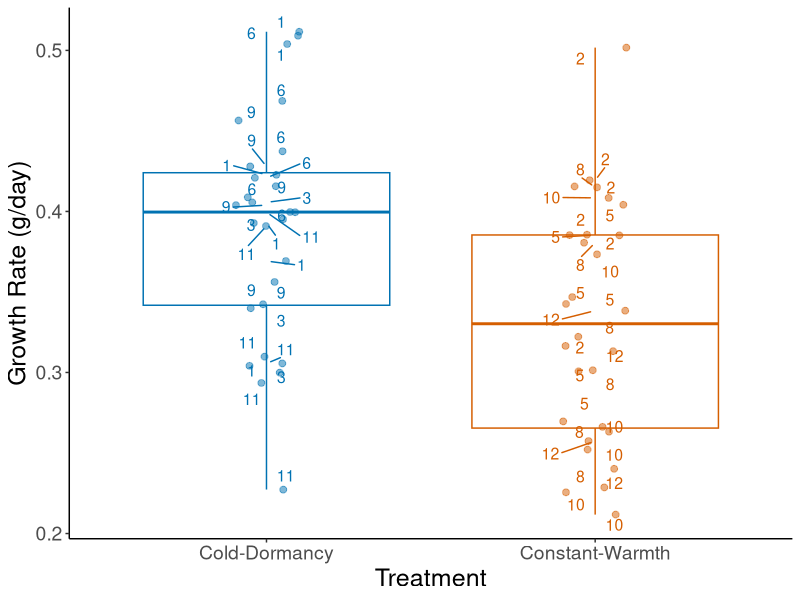
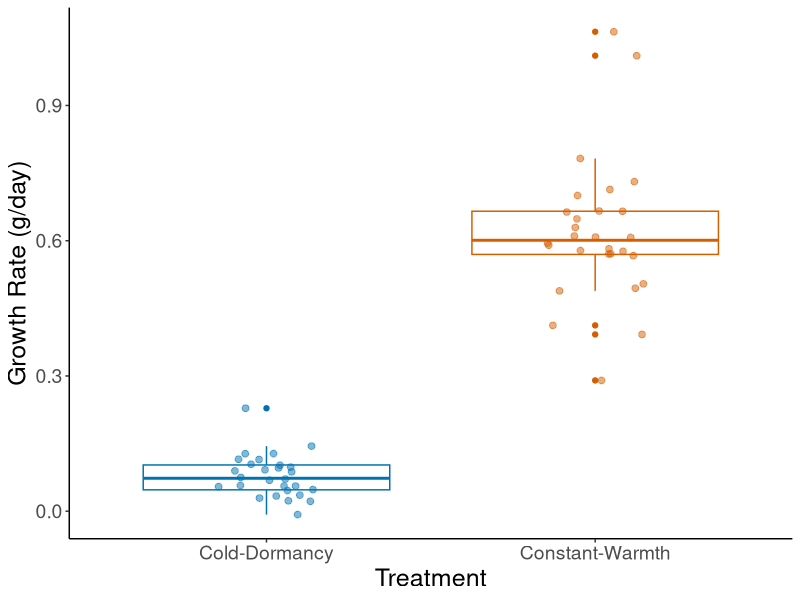
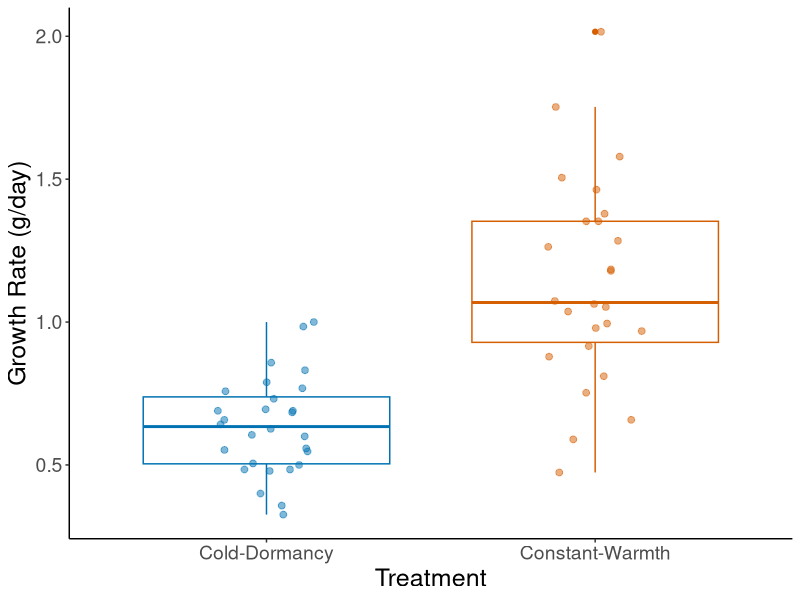
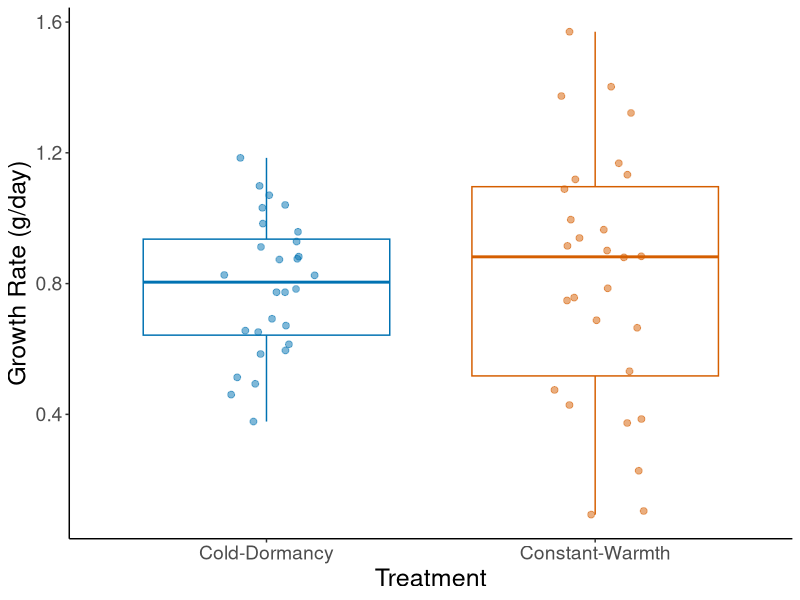
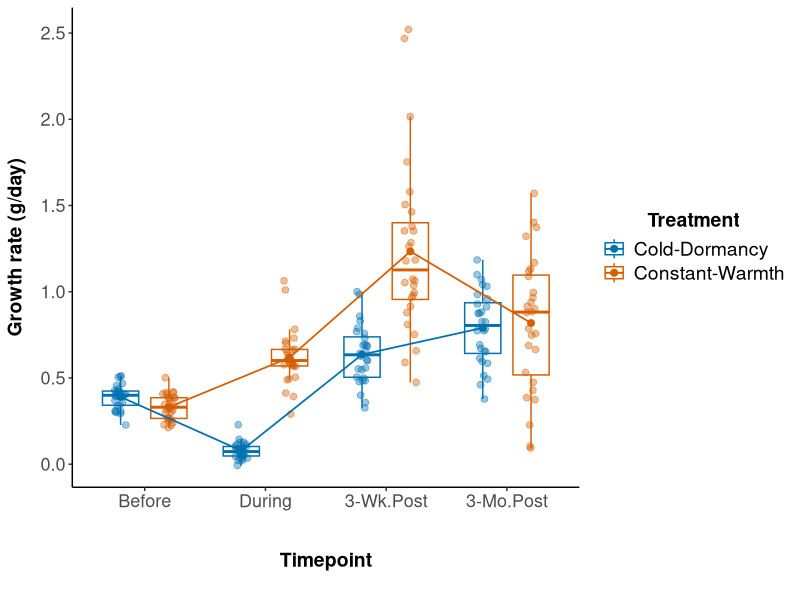
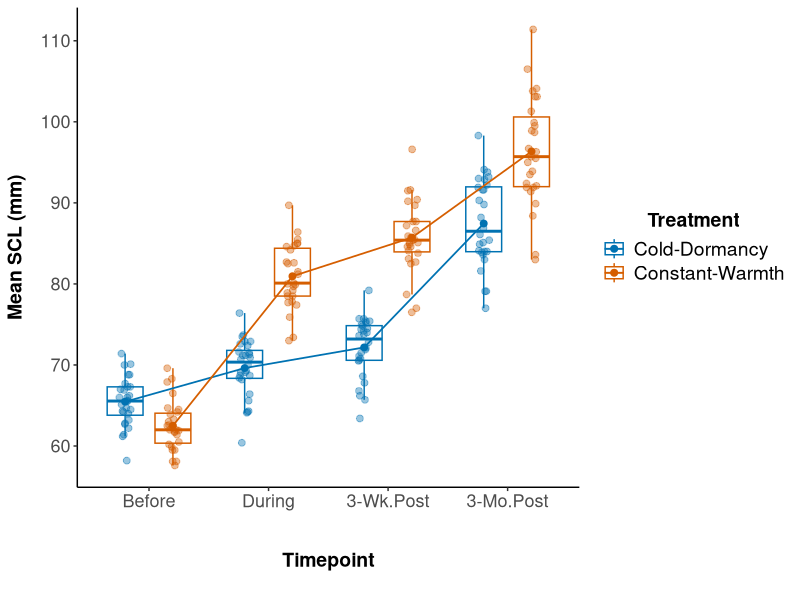
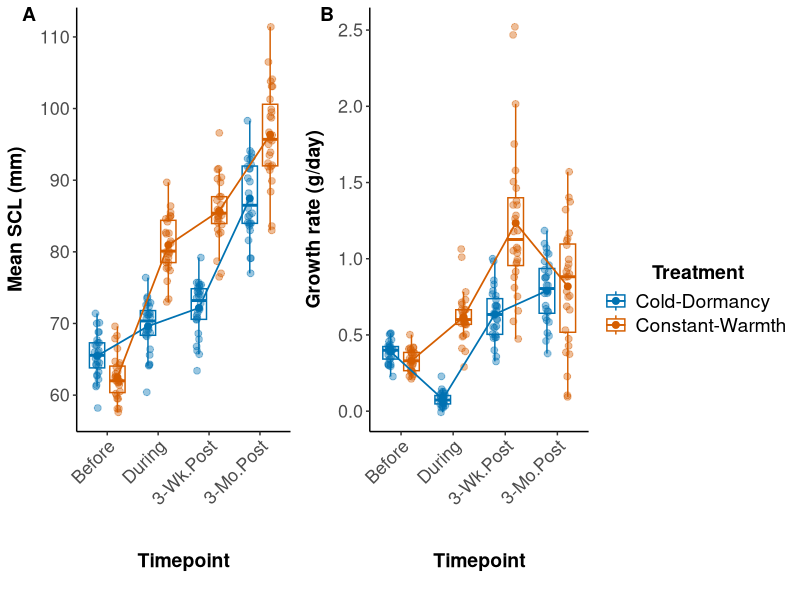
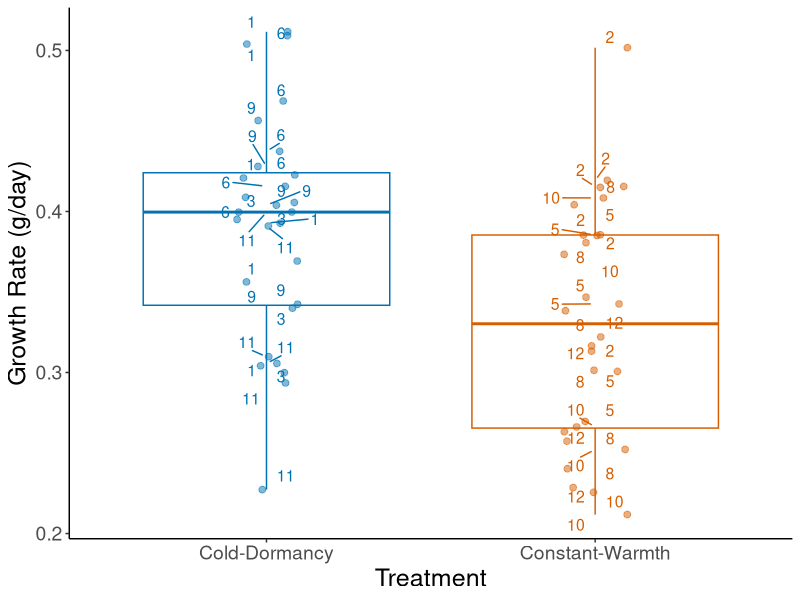

The R script that drew these images, in order:
## ---- chunk 1
knitr::opts_chunk$set(
  fig.width = 8,
  fig.height = 5,
  dpi = 300,
  echo = TRUE,
  warning = FALSE,
  message = FALSE
)

# Load libraries
library(formatR)
## ---- chunk 2
library(lme4) ## Will be used for mixed effect models with random and fixed effects 
library(emmeans) ## Will be used for post-hoc comparisons
library(ggplot2) ## Will be used for making graphs/data visualization 
library(dplyr) ## Will be used for specifying logical operators
library(ggpubr) ## Will be used for combining individual plots into one plot
library(tidyr) ## Will be used for reshaping the data for easier visualization later on
library(ggrepel) ## Will be used to label individual points on the plots
## ---- chunk 3
datum <- read.csv("Data/Growth_data_Working.csv", na.strings = "na") # Reading the data
## ---- chunk 4
datum <- subset(datum, !(Tortoise_ID %in% c("Not_Viable", "GT2023_N05.03", 
"GT2023_N06.01", "GT2023_N05.06", "GT2023_N15.04")))
## ---- chunk 5
model_before <- lmer(Growth_rate_Before ~ Treatment + (1 | Nest_ID) + (1 | Tank),
data = datum)

# Show summary statistics
summary(model_before) 

# Printing the 2.5% lower confidence limit and the 97.5% upper confidence limit to calculate the 95% confidence interval.
confint(model_before) # The 95% CI is 0.04529415

# Post-hoc comparisons between treatments
emmeans(model_before, pairwise ~ Treatment)
## ---- chunk 6
datum <- datum %>%
  mutate(z_score = (Growth_rate_Before - mean(Growth_rate_Before, na.rm = TRUE)) / 
  sd(Growth_rate_Before, na.rm = TRUE))

# Filter out outliers based on Tortoise_ID
outliers_before_tortoise <- datum %>%
  filter(abs(z_score) > 3) %>%
  select(Tortoise_ID, Growth_rate_Before, z_score)

# Print the outliers corresponding to individual Tortoise_ID
print(outliers_before_tortoise) # There are no outliers
## ---- chunk 7
cbbPalette <- c("#000000", "#E69F00", "#56B4E9", "#009E73", "#F0E442", "#0072B2",
"#D55E00", "#CC79A7")

before <- ggplot(datum, aes(x = Treatment, y = Growth_rate_Before, color = Treatment)) +
  geom_boxplot(position = position_dodge(0.85)) + 
  geom_jitter(width = 0.10, alpha = 0.5, size = 2) +
  geom_text_repel(aes(label = Tank), size = 4, box.padding = 0.4, point.padding = 0.3, 
                  max.overlaps = 20) +
  ylab("Growth Rate (g/day)") +
  xlab("Treatment") +
  scale_color_manual(values = c(cbbPalette[[6]], cbbPalette[[7]]), name = "",
                     labels = c("", "")) +
  theme_classic() +  
  theme(strip.background = element_blank(), legend.position = "none",
        axis.title = element_text(size = 18),
        axis.text = element_text(size = 14)   
  )  
before

# Save file as PNG for final figure production
ggsave(before, file="Growth_rate_Before.png", width=9, height=7, dpi=600)
## ---- chunk 8
model_during <- lmer(Growth_rate_During ~ Treatment + (1 | Nest_ID) + (1 | Tank),
data = datum)

summary(model_during)

confint(model_during) # The 95% CI is 0.05889759

emmeans(model_during, pairwise ~ Treatment)

datum <- datum %>%
  mutate(z_score = (Growth_rate_During - mean(Growth_rate_During, na.rm = TRUE)) /
  sd(Growth_rate_During, na.rm = TRUE))

outliers_during_tortoise <- datum %>%
  filter(abs(z_score) > 3) %>%
  select(Tortoise_ID, Growth_rate_During, z_score)

print(outliers_during_tortoise) # There are no outliers
## ---- chunk 9
during <- ggplot(datum, aes(x = Treatment, y = Growth_rate_During, color = Treatment)) +
  geom_boxplot(position = position_dodge(0.85)) +  
  geom_jitter(width = 0.15, height = 0, alpha = 0.5, size = 2) +
  ylab("Growth Rate (g/day)") +  # Label the y-axis
  xlab("Treatment") +  # Label the x-axis
  scale_color_manual(values = c(cbbPalette[[6]], cbbPalette[[7]]), name = "",
                     labels = c("", "")) +
  theme_classic() +  
  theme(strip.background = element_blank(), legend.position = "none",
        axis.title = element_text(size = 18),
        axis.text = element_text(size = 14)   
  )  
during

# Save file as PNG for final figure production
ggsave(during, file="Growth_rate_During.png", width=9, height=7, dpi=600)
## ---- chunk 10
model_3Weeks <- lmer(Growth_rate_3_Weeks_Post ~ Treatment + (1 | Nest_ID) + (1 | Tank),
data = datum)

summary(model_3Weeks)

emmeans(model_3Weeks, pairwise ~ Treatment)

datum <- datum %>%
  mutate(z_score = (Growth_rate_3_Weeks_Post - mean(Growth_rate_3_Weeks_Post, na.rm = TRUE)) /
  sd(Growth_rate_3_Weeks_Post, na.rm = TRUE))

outliers_3_Weeks_tortoise <- datum %>%
  filter(abs(z_score) > 3) %>%
  select(Tortoise_ID, Growth_rate_3_Weeks_Post, z_score)

print(outliers_3_Weeks_tortoise)
## ---- chunk 11
datum_clean <- datum %>%
  filter(!Tortoise_ID %in% c("GT2023_N05.01", "GT2023_N17.03"))

model_3Weeks_clean <- lmer(Growth_rate_3_Weeks_Post ~ Treatment  + (1 | Tank),
data = datum_clean)

summary(model_3Weeks_clean)

confint(model_3Weeks_clean) ## The 95% CI is 0.2199788

emmeans(model_3Weeks_clean, pairwise ~ Treatment)
## ---- chunk 12
three_weeks <- ggplot(datum_clean, aes(x = Treatment, y = Growth_rate_3_Weeks_Post,
  color = Treatment)) +
  geom_boxplot(position = position_dodge(0.85)) +
  geom_jitter(width = 0.15, height = 0, alpha = 0.5, size = 2) +
  ylab("Growth Rate (g/day)") +
  xlab("Treatment") +
  scale_color_manual(values = c(cbbPalette[[6]], cbbPalette[[7]]), name = "", labels = c("", "")) +
  theme_classic() +  
  theme(strip.background = element_blank(), legend.position = "none",
        axis.title = element_text(size = 18),
        axis.text = element_text(size = 14)
  )  
three_weeks

# Save file as PNG for final figure production
ggsave(three_weeks, file="Growth_rate_3Weeks.png", width=9, height=7, dpi=600)
## ---- chunk 13
model_3Months <- lmer(Growth_rate_3_Months_Post ~ Treatment + (1 | Nest_ID) + (1| Tank),
data = datum)

summary(model_3Months)

confint(model_3Months) # The 95% CI is 0.1626287

emmeans(model_3Months, pairwise ~ Treatment)

datum <- datum %>%
  mutate(z_score = (Growth_rate_3_Months_Post - mean(Growth_rate_3_Months_Post, na.rm = TRUE)) /
  sd(Growth_rate_3_Months_Post, na.rm = TRUE))

outliers_3_Months_tortoise <- datum %>%
  filter(abs(z_score) > 3) %>%
  select(Tortoise_ID, Growth_rate_3_Months_Post, z_score)

print(outliers_3_Months_tortoise)
## ---- chunk 14
three_months <- ggplot(datum, aes(x = Treatment, y = Growth_rate_3_Months_Post,
  color = Treatment)) +
  geom_boxplot(position = position_dodge(0.85)) +
  geom_jitter(width = 0.15, height = 0, alpha = 0.5, size = 2) +
  ylab("Growth Rate (g/day)") +
  xlab("Treatment") +
  scale_color_manual(values = c(cbbPalette[[6]], cbbPalette[[7]]), name = "",
  labels = c("", "")) +
  theme_classic() +  
  theme(strip.background = element_blank(), legend.position = "none",
        axis.title = element_text(size = 18),
        axis.text = element_text(size = 14)
  )  
three_months

# Save file as PNG for final figure production
ggsave(three_months, file="Growth_rate_3Months.png", width=9, height=7, dpi=600)
## ---- chunk 15
datum_long <- datum %>%
  pivot_longer(
    cols = c(Growth_rate_Before, Growth_rate_During, Growth_rate_3_Weeks_Post,
    Growth_rate_3_Months_Post),
    names_to = "Timepoint",
    values_to = "Growth_rate"
  )

datum_long$Timepoint <- factor(
  datum_long$Timepoint,
  levels = c("Growth_rate_Before", "Growth_rate_During", "Growth_rate_3_Weeks_Post",
  "Growth_rate_3_Months_Post"),
  labels = c("Before", "During", "3-Wk.Post", "3-Mo.Post")
)
## ---- chunk 16
combined <- ggplot(datum_long, aes(x = Timepoint, y = Growth_rate, color = Treatment)) +
  geom_boxplot(outlier.shape = NA, width = 0.6, position = position_dodge(0.8), 
               fill = "white", alpha = 0.5, linewidth = 0.5) +
  geom_jitter(position = position_jitterdodge(jitter.width = 0.1, dodge.width = 0.8), 
              size = 2, alpha = 0.4) +
  stat_summary(fun = mean, geom = "point", size = 2, aes(group = Treatment), 
               position = position_dodge(width = 0.8)) +
  stat_summary(fun = mean, geom = "line", aes(group = Treatment), linewidth = 0.6, 
               position = position_dodge(width = 0.8)) +
  theme_classic () +
  theme(
    panel.grid = element_blank(),
    axis.title.x = element_text(size = 14, face = "bold", margin = margin(t = 30, b = 15)),
    axis.title.y = element_text(size = 14, face = "bold", margin = margin(r = 10)),
    axis.text = element_text(size = 13),
    legend.title = element_text(size = 14, face = "bold"),
    legend.text = element_text(size = 14),
    legend.position = "right",
    legend.title.align = 0.5
  ) +
  scale_color_manual(
    values = cbbPalette[c(6, 7)], 
    name = "Treatment", 
    labels = c("Cold-Dormancy", "Constant-Warmth")
  ) +
  labs(
    x = "Timepoint",  
    y = "Growth rate (g/day)"
  )

combined

# Save file as PNG for final figure production
ggsave(combined, file = "Combined_Growth_rate.png", width = 12, height = 6, dpi = 600)
## ---- chunk 17
datum_filtered <- datum %>%
  filter(!Tortoise_ID %in% c("Not_Viable", "GT2023_N05.03", "GT2023_N06.01",
  "GT2023_N05.06", "GT2023_N15.04"))

datum_long <- datum_filtered %>%
  select(Tortoise_ID, Treatment, Nest_ID, Tank, CL_10, CL_15, CL_16, CL_19) %>%
  pivot_longer(cols = starts_with("CL_"), names_to = "Timepoint", values_to = "SCL") %>%
  mutate(
    Timepoint = factor(Timepoint, levels = c("CL_10", "CL_15", "CL_16", "CL_19")),
    Nest_ID = as.factor(Nest_ID),
    Tank = as.factor(Tank)
  )
## ---- chunk 18
cl10_data <- datum_long %>% filter(Timepoint == "CL_10")

model_cl10 <- lmer(SCL ~ Treatment + (1 | Nest_ID) + (1 | Tank), data = cl10_data)

summary(model_cl10)

emmeans_cl10 <- emmeans(model_cl10, pairwise ~ Treatment)

summary(emmeans_cl10$emmeans)
summary(emmeans_cl10$contrasts)

confint(model_cl10) # The 95% C.I. is 2.432148

datum_long_CL10 <- datum_long %>%
  filter(Timepoint == "CL_10")

datum_long_CL10 <- datum_long_CL10 %>%
  mutate(z_score = (SCL - mean(SCL, na.rm = TRUE)) / sd(SCL, na.rm = TRUE))

outliers_SCL_CL10 <- datum_long_CL10 %>%
  filter(abs(z_score) > 3) %>%
  select(Tortoise_ID, Timepoint, SCL, z_score)

print(outliers_SCL_CL10) ## there are no outliers
## ---- chunk 19
cl15_data <- datum_long %>% filter(Timepoint == "CL_15")

model_cl15 <- lmer(SCL ~ Treatment + (1 | Nest_ID) + (1 | Tank), data = cl15_data)

summary(model_cl15)

emmeans_cl15 <- emmeans(model_cl15, pairwise ~ Treatment)

summary(emmeans_cl15$emmeans)
summary(emmeans_cl15$contrasts)

confint(model_cl15) ## The 95% C.I. is 2.016199

datum_long_CL15 <- datum_long %>%
  filter(Timepoint == "CL_15")

datum_long_CL15 <- datum_long_CL15 %>%
  mutate(z_score = (SCL - mean(SCL, na.rm = TRUE)) / sd(SCL, na.rm = TRUE))

outliers_SCL_CL15 <- datum_long_CL15 %>%
  filter(abs(z_score) > 3) %>%
  select(Tortoise_ID, Timepoint, SCL, z_score)

print(outliers_SCL_CL15) ## there are no outliers
## ---- chunk 20
cl16_data <- datum_long %>% filter(Timepoint == "CL_16")

model_cl16 <- lmer(SCL ~ Treatment + (1 | Nest_ID) + (1 | Tank), data = cl16_data)

summary(model_cl16)

emmeans_cl16 <- emmeans(model_cl16, pairwise ~ Treatment)

summary(emmeans_cl16$emmeans)
summary(emmeans_cl16$contrasts)

confint(model_cl16) ## The 95% C.I. is 2.621092

datum_long_CL16 <- datum_long %>%
  filter(Timepoint == "CL_16")

datum_long_CL16 <- datum_long_CL16 %>%
  mutate(z_score = (SCL - mean(SCL, na.rm = TRUE)) / sd(SCL, na.rm = TRUE))

outliers_SCL_CL16 <- datum_long_CL16 %>%
  filter(abs(z_score) > 3) %>%
  select(Tortoise_ID, Timepoint, SCL, z_score)

print(outliers_SCL_CL16) ## there are no outliers
## ---- chunk 21
cl19_data <- datum_long %>% filter(Timepoint == "CL_19")

model_cl19 <- lmer(SCL ~ Treatment + (1 | Nest_ID) + (1 | Tank), data = cl19_data)

summary(model_cl19)

emmeans_cl19 <- emmeans(model_cl19, pairwise ~ Treatment)

summary(emmeans_cl19$emmeans)
summary(emmeans_cl19$contrasts)

datum_long_CL19 <- datum_long %>%
  filter(Timepoint == "CL_19")

datum_long_CL19 <- datum_long_CL19 %>%
  mutate(z_score = (SCL - mean(SCL, na.rm = TRUE)) / sd(SCL, na.rm = TRUE))

outliers_SCL_CL19 <- datum_long_CL19 %>%
  filter(abs(z_score) > 3) %>%
  select(Tortoise_ID, Timepoint, SCL, z_score)

print(outliers_SCL_CL19) ## Tortoise GT2023_N05.01 was identified as an outlier so will be removed from the model


# Remove the outlier from the CL_19 dataset
datum_long_CL19_no_outlier <- datum_long_CL19 %>%
  filter(Tortoise_ID != "GT2023_N05.01")

# Rerun the model without the outlier
model_cl19_no_outlier <- lmer(SCL ~ Treatment + (1 | Nest_ID) + (1 | Tank),
data = datum_long_CL19_no_outlier)

summary(model_cl19_no_outlier)

emmeans_cl19_no_outlier <- emmeans(model_cl19_no_outlier, pairwise ~ Treatment)
summary(emmeans_cl19_no_outlier$emmeans)
summary(emmeans_cl19_no_outlier$contrasts)

confint(model_cl19_no_outlier) # The 95% C.I. is 3.730787
## ---- chunk 22
cbbPalette <- c("#000000", "#E69F00", "#56B4E9", "#009E73", "#F0E442", "#0072B2",
"#D55E00", "#CC79A7")

datum_long_clean <- datum_long %>%
  filter(!is.na(SCL)) %>%  # Remove NAs in SCL
  filter(!(Tortoise_ID %in% c("Not_Viable", "GT2023_N05.03", "GT2023_N06.01",
  "GT2023_N05.06", "GT2023_N15.04", "GT2023_N05.01")))  

summary_data <- datum_long_clean %>%
  group_by(Timepoint, Treatment) %>%
  summarise(
    mean_SCL = mean(SCL, na.rm = TRUE),
    se_SCL = sd(SCL, na.rm = TRUE) / sqrt(n()),
    .groups = "drop"
  )

timepoint_labels <- c("CL_10" = "Before", 
                      "CL_15" = "During", 
                      "CL_16" = "3-Wk.Post", 
                      "CL_19" = "3-Mo.Post")

body_size_box <- ggplot(datum_long_clean, aes(x = Timepoint, y = SCL, color = Treatment)) +
  geom_boxplot(outlier.shape = NA, width = 0.6, position = position_dodge(0.8),
               fill = "white", alpha = 0.5, linewidth = 0.5) +
  geom_jitter(position = position_jitterdodge(jitter.width = 0.1, dodge.width = 0.8),
              size = 2, alpha = 0.4) +
  stat_summary(fun = mean, geom = "point", size = 2, aes(group = Treatment),
               position = position_dodge(width = 0.8)) +
  stat_summary(fun = mean, geom = "line", aes(group = Treatment),
               linewidth = 0.6, position = position_dodge(width = 0.8)) +
  scale_color_manual(
    values = cbbPalette[c(6, 7)],
    name = "Treatment",
    labels = c("Cold-Dormancy", "Constant-Warmth")
  ) +
  scale_x_discrete(labels = timepoint_labels) +
  theme_classic() +
  theme(
    panel.grid = element_blank(),
    axis.title.x = element_text(size = 14, face = "bold", margin = margin(t = 30, b = 15)),
    axis.title.y = element_text(size = 14, face = "bold", margin = margin(r = 10)),
    axis.text = element_text(size = 13),
    legend.title = element_text(size = 14, face = "bold"),
    legend.text = element_text(size = 14),
    legend.position = "right",
    legend.title.align = 0.5
  ) +
  labs(
    x = "Timepoint",
    y = "Mean SCL (mm)"
  )

body_size_box

# Save the plot as PNG for final figure production
ggsave(body_size_box, file = "Body_size.png", width = 12, height = 6, dpi = 600)
## ---- chunk 23
body_size_box <- body_size_box + 
  theme(axis.text.x = element_text(angle = 45, hjust = 1, vjust = 1))

combined <- combined + 
  theme(axis.text.x = element_text(angle = 45, hjust = 1, vjust = 1))

final_figure <- ggarrange(
  body_size_box,  
  combined,   
  labels = c("A", "B"), 
  ncol = 2,  
  common.legend = TRUE,  
  legend = "right",  
  label.x = 0.05
)

final_figure

ggsave(
  filename = "Final_Combined_Figure.png",
  plot = final_figure,
  width = 12,
  height = 8,
  dpi = 600,
  bg = "white", 
  device = "png"
)
